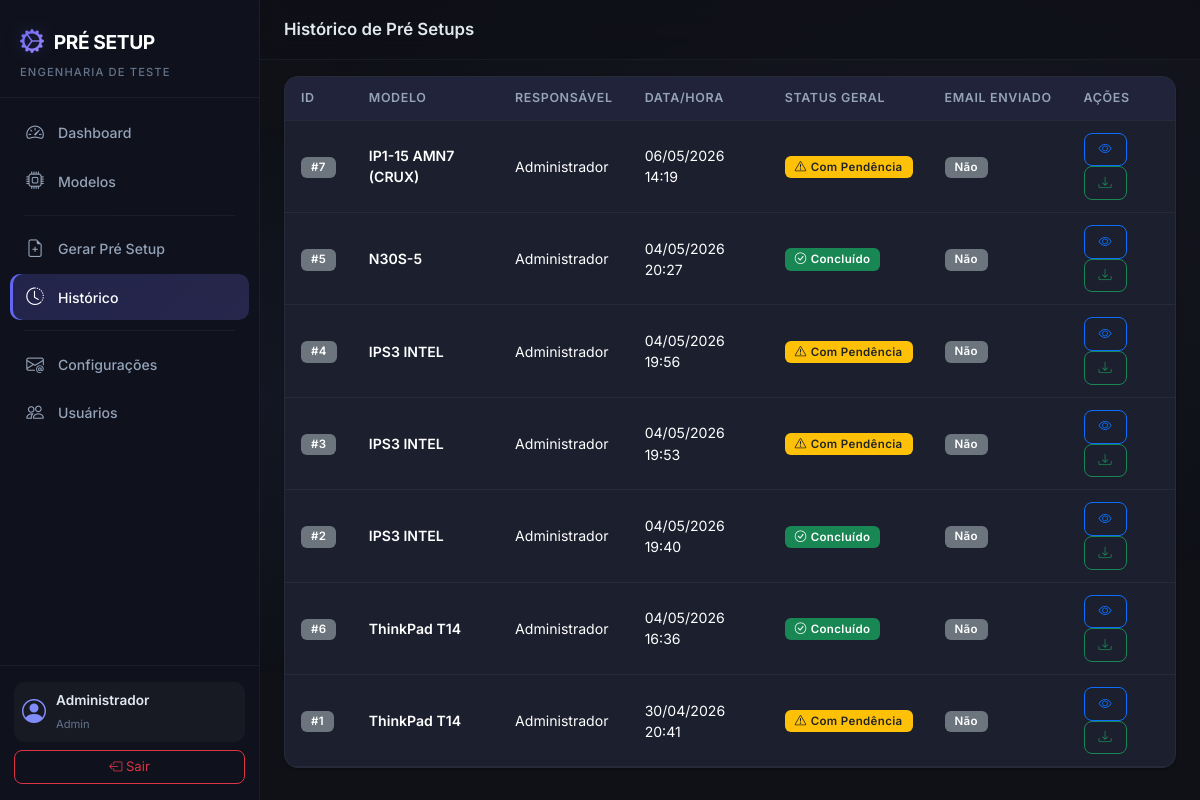
The page /setup/history (signed in) on the database its author committed.
### app/models.py (models this page shows, shortened)
class User(UserMixin, db.Model):
    __tablename__ = 'users'
    id = db.Column(db.Integer, primary_key=True)
    name = db.Column(db.String(150), nullable=False)
    username = db.Column(db.String(150), unique=True, nullable=False)
    email = db.Column(db.String(150), unique=True, nullable=True)
    password_hash = db.Column(db.String(256), nullable=False)
    profile = db.Column(db.String(50), nullable=False, default='Engenharia')  # Admin, Engenharia
    is_active_user = db.Column(db.Boolean, default=True)
    created_at = db.Column(db.DateTime, default=datetime.now)
    setups = db.relationship('PreSetup', backref='user', lazy='dynamic')
    @property
    def is_active(self):
        return self.is_active_user

class PreSetup(db.Model):
    __tablename__ = 'pre_setups'
    id = db.Column(db.Integer, primary_key=True)
    product_model_id = db.Column(db.Integer, db.ForeignKey('product_models.id'), nullable=False)
    user_id = db.Column(db.Integer, db.ForeignKey('users.id'), nullable=False)
    num_bays = db.Column(db.Integer, nullable=False, default=1)
    station = db.Column(db.String(50), nullable=False)  # FCT, SHELL, IO
    generated_at = db.Column(db.DateTime, default=datetime.now)
    overall_status = db.Column(db.String(50), nullable=False)  # CONCLUÍDO, COM PENDÊNCIA
    pdf_filename = db.Column(db.String(300), nullable=True)
    email_sent = db.Column(db.Boolean, default=False)
    email_sent_at = db.Column(db.DateTime, nullable=True)
    setup_items = db.relationship('PreSetupItem', backref='pre_setup', lazy='dynamic',
                                  cascade='all, delete-orphan')

class ProductModel(db.Model):
    __tablename__ = 'product_models'
    id = db.Column(db.Integer, primary_key=True)
    name = db.Column(db.String(150), unique=True, nullable=False)
    product_type = db.Column(db.String(50), nullable=False)  # Notebook, Desktop, Tiny
    station = db.Column(db.String(50), nullable=True)  # FCT, SHELL, IO
    is_active = db.Column(db.Boolean, default=True)
    created_at = db.Column(db.DateTime, default=datetime.now)
    template_items = db.relationship('TemplateItem', backref='product_model', lazy='dynamic',
                                     cascade='all, delete-orphan')
    items = db.relationship('Item', backref='product_model', lazy='dynamic',
                            cascade='all, delete-orphan')
    setups = db.relationship('PreSetup', backref='product_model', lazy='dynamic')

### app/setup_requests/routes.py (the view)
@setup_bp.route('/history')
@login_required
def history():
    setups = PreSetup.query.order_by(PreSetup.generated_at.desc()).all()
    return render_template('setup/history.html', setups=setups)

### app/models.py (called while the page is built)
@login_manager.user_loader
def load_user(user_id):
    return User.query.get(int(user_id))

### app/templates/setup/history.html (shortened to what this page needs)
{% extends "base.html" %}
{% block page_title %}Histórico de Pré Setups{% endblock %}
{% block content %}
<div class="card card-custom">
    <div class="card-body p-0">
        {% if setups %}
        <div class="table-responsive">
            <table class="table table-custom mb-0">
                <thead>
                    <tr>
                        <th>ID</th>
                        <th>Modelo</th>
                        <th>Responsável</th>
                        <th>Data/Hora</th>
                        {% if current_user.profile == 'Admin' %}
                        <th>Status Geral</th>
                        <th>Email Enviado</th>
                        {% endif %}
                        <th>Ações</th>
                    </tr>
                </thead>
                <tbody>
                    {% for setup in setups %}
                    <tr>
                        <td><span class="badge bg-secondary">#{{ setup.id }}</span></td>
                        <td class="fw-semibold">{{ setup.product_model.name }}</td>
                        <td>{{ setup.user.name }}</td>
                        <td>{{ setup.generated_at.strftime('%d/%m/%Y %H:%M') }}</td>
                        {% if current_user.profile == 'Admin' %}
                        <td>
                            {% if setup.overall_status == 'CONCLUÍDO' %}
                                <span class="badge bg-success"><i class="bi bi-check-circle me-1"></i>Concluído</span>
                            {% else %}
                                <span class="badge bg-warning text-dark"><i class="bi bi-exclamation-triangle me-1"></i>Com Pendência</span>
                            {% endif %}
                        </td>
                        <td>
                            {% if setup.email_sent %}
                                <span class="badge bg-info"><i class="bi bi-check me-1"></i>Sim</span>
                            {% else %}
                                <span class="badge bg-secondary">Não</span>
                            {% endif %}
                        </td>
                        {% endif %}
                        <td>
                            <a href="{{ url_for('setup_requests.detail', setup_id=setup.id) }}" class="btn btn-sm btn-outline-primary" title="Ver detalhes">
                                <i class="bi bi-eye"></i>
                            </a>
                            {% if setup.pdf_filename %}
                            <a href="{{ url_for('setup_requests.download_pdf', setup_id=setup.id) }}" class="btn btn-sm btn-outline-success" title="Baixar PDF">
                                <i class="bi bi-download"></i>
                            </a>
                            {% endif %}
                        </td>
                    </tr>
                    {% endfor %}
                </tbody>
            </table>
        </div>
        {% endif %}
    </div>
</div>
{% endblock %}

### app/templates/base.html (shortened to what this page needs)
<!DOCTYPE html>
<html lang="pt-BR" data-bs-theme="dark">
<head>
    <link href="https://cdn.jsdelivr.net/npm/bootstrap@5.3.3/dist/css/bootstrap.min.css" rel="stylesheet">
    <link href="https://cdn.jsdelivr.net/npm/bootstrap-icons@1.11.3/font/bootstrap-icons.min.css" rel="stylesheet">
    <link rel="stylesheet" href="{{ url_for('static', filename='css/style.css') }}">
</head>
<body>
    {% if current_user.is_authenticated %}
    <nav class="sidebar" id="sidebar">
        <div class="sidebar-header">
            <div class="sidebar-brand">
                <i class="bi bi-gear-wide-connected"></i>
                <span>PRÉ SETUP</span>
            </div>
            <small class="sidebar-subtitle">Engenharia de Teste</small>
        </div>
        <ul class="sidebar-nav">
            <li class="sidebar-nav-item">
                <a href="{{ url_for('dashboard.index') }}" class="sidebar-nav-link {% if request.endpoint == 'dashboard.index' %}active{% endif %}">
                    <i class="bi bi-speedometer2"></i>
                    <span>Dashboard</span>
                </a>
            </li>
            {% if current_user.profile == 'Admin' %}
            <li class="sidebar-nav-item">
                <a href="{{ url_for('models_blueprint.index') }}" class="sidebar-nav-link {% if 'models_blueprint' in request.endpoint %}active{% endif %}">
                    <i class="bi bi-cpu"></i>
                    <span>Modelos</span>
                </a>
            </li>
            {% endif %}
            <li class="sidebar-divider"></li>
            <li class="sidebar-nav-item">
                <a href="{{ url_for('setup_requests.generate_select') }}" class="sidebar-nav-link {% if request.endpoint == 'setup_requests.generate_select' or request.endpoint == 'setup_requests.generate_form' %}active{% endif %}">
                    <i class="bi bi-file-earmark-plus"></i>
                    <span>Gerar Pré Setup</span>
                </a>
            </li>
            <li class="sidebar-nav-item">
                <a href="{{ url_for('setup_requests.history') }}" class="sidebar-nav-link {% if request.endpoint == 'setup_requests.history' or request.endpoint == 'setup_requests.detail' %}active{% endif %}">
                    <i class="bi bi-clock-history"></i>
                    <span>Histórico</span>
                </a>
            </li>
            {% if current_user.profile == 'Admin' %}
            <li class="sidebar-divider"></li>
            <li class="sidebar-nav-item">
                <a href="{{ url_for('email_config.index') }}" class="sidebar-nav-link {% if 'email_config' in request.endpoint %}active{% endif %}">
                    <i class="bi bi-envelope-at"></i>
                    <span>Configurações</span>
                </a>
            </li>
            <li class="sidebar-nav-item">
                <a href="{{ url_for('users.index') }}" class="sidebar-nav-link {% if 'users' in request.endpoint %}active{% endif %}">
                    <i class="bi bi-people"></i>
                    <span>Usuários</span>
                </a>
            </li>
            {% endif %}
        </ul>
        <div class="sidebar-footer">
            <div class="sidebar-user">
                <i class="bi bi-person-circle"></i>
                <div>
                    <div class="sidebar-user-name">{{ current_user.name }}</div>
                    <small class="sidebar-user-role">{{ current_user.profile }}</small>
                </div>
            </div>
            <a href="{{ url_for('auth.logout') }}" class="btn btn-outline-danger btn-sm w-100 mt-2">
                <i class="bi bi-box-arrow-left"></i> Sair
            </a>
        </div>
    </nav>
    <main class="main-content">
        <div class="topbar">
            <h5 class="topbar-title">{% block page_title %}{% endblock %}</h5>
        </div>
        <div class="container-fluid px-4 py-3">
            {% block content %}{% endblock %}
        </div>
    </main>
    {% else %}
        {% block fullpage %}{% endblock %}
    {% endif %}
</body>
</html>

### rows shown on the page
User: name "Administrador", profile "Admin"
PreSetup: id "7", product_model.name "IP1-15 AMN7 (CRUX)", user.name "Administrador", generated_at "06/05/2026 14:19", overall_status "COM PENDÊNCIA" (drawn), email_sent "Não"
PreSetup: id "5", product_model.name "N30S-5", user.name "Administrador", generated_at "04/05/2026 20:27", overall_status "CONCLUÍDO" (drawn), email_sent "Não"
PreSetup: id "4", product_model.name "IPS3 INTEL", user.name "Administrador", generated_at "04/05/2026 19:56", overall_status "COM PENDÊNCIA" (drawn), email_sent "Não"
PreSetup: id "3", product_model.name "IPS3 INTEL", user.name "Administrador", generated_at "04/05/2026 19:53", overall_status "COM PENDÊNCIA" (drawn), email_sent "Não"
PreSetup: id "2", product_model.name "IPS3 INTEL", user.name "Administrador", generated_at "04/05/2026 19:40", overall_status "CONCLUÍDO" (drawn), email_sent "Não"
PreSetup: id "6", product_model.name "ThinkPad T14", user.name "Administrador", generated_at "04/05/2026 16:36", overall_status "CONCLUÍDO" (drawn), email_sent "Não"
PreSetup: id "1", product_model.name "ThinkPad T14", user.name "Administrador", generated_at "30/04/2026 20:41", overall_status "COM PENDÊNCIA" (drawn), email_sent "Não"
